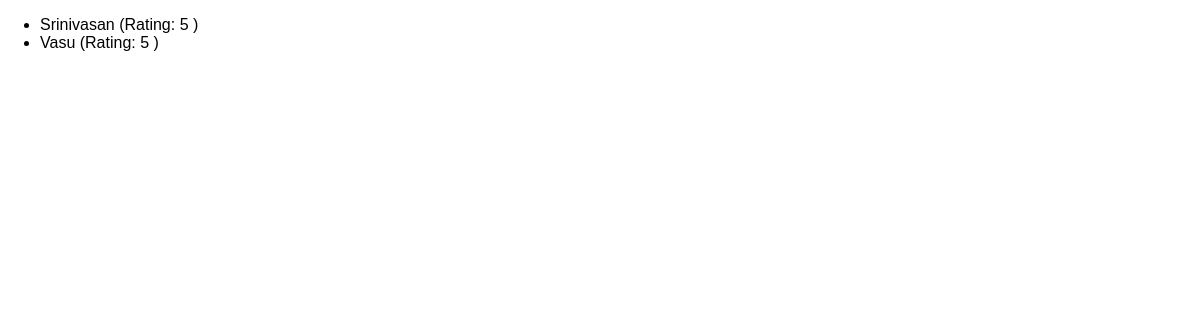
/reviews, run on an earlier commit of the app's database.
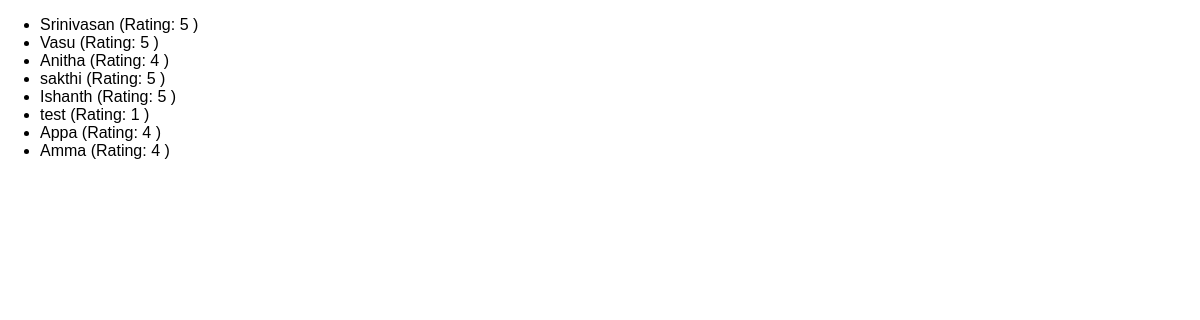
And on a later commit of the database.
### reviews/models.py (models this page shows)
class Review(models.Model):
    username = models.CharField(max_length=100)
    review_text = models.TextField(max_length=200)
    rating = models.IntegerField(validators=[MinValueValidator(1), MaxValueValidator(5)])

### reviews/views.py (the view)
# urls.py: path("reviews", views.ReviewListView.as_view()),
class ReviewListView(ListView):
    template_name = "reviews/review_list.html"
    model = Review
    context_object_name = "reviews"

### reviews/templates/reviews/review_list.html (shortened to what this page needs)
{% extends "reviews/base.html" %}
{% block content %}
    <ul>
        {% for review in reviews  %}
            <li>{{ review.username }} (Rating: {{ review.rating }} )</li>
        {% endfor %}
    </ul>
{% endblock %}

### reviews/templates/reviews/base.html (shortened to what this page needs)
{% load static %}
<!DOCTYPE html>
<html lang="en">
<head>
  <link rel="stylesheet" href="{% static "reviews/review.css" %}">
</head>
<body>
  {% block content %}
  {% endblock %}
</body>
</html>

### reviews/static/reviews/review.css (style rules this page uses)
body { font-family: sans-serif; margin: 0px; }

What changed in the data, as far as the page shows it:
added Review: username "Anitha", rating "4"
added Review: username "sakthi", rating "5"
added Review: username "Ishanth", rating "5"
added Review: username "test", rating "1"
added Review: username "Appa", rating "4"
added Review: username "Amma", rating "4"
